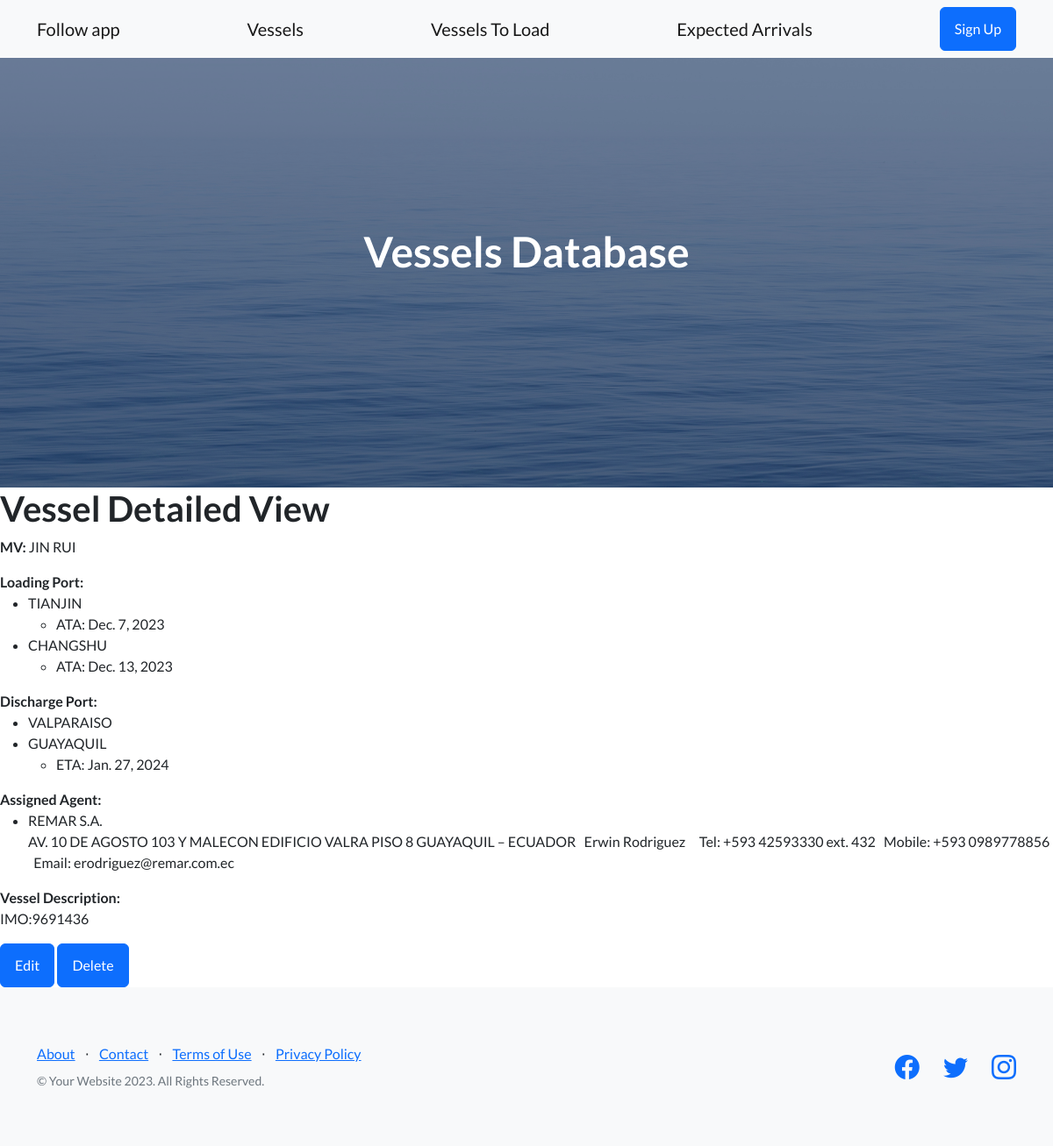
Page /vessel/vessels-detail/13 on the committed database.
### Vessel/models.py (models this page shows)
class Vessel(models.Model):
    vessel_name = models.CharField(max_length=50)
    vessel_imo = models.IntegerField(blank=True, null=True)
    vessel_information = models.TextField(blank=True, null=True)
    vessel_schedule = models.TextField(blank=True, null=True)
    vessel_rotation = models.TextField(blank=True, null=True)
    loading_port = models.ManyToManyField(LoadingPort, blank=True)
    status_loading = models.BooleanField(blank=True, null=True)
    discharge_port = models.ManyToManyField(DischargePort, blank=True)
    status_loaded = models.BooleanField(blank=True, null=True)
    status_arrived = models.BooleanField(blank=True, null=True)
    all_docs_received = models.BooleanField(blank=True, null=True)
    all_dhl_received = models.BooleanField(blank=True, null=True)
    status_complete = models.BooleanField(blank=True, null=True)
    assigned_agent = models.ManyToManyField(VesselAgent, blank=True)
    transit_time = models.IntegerField(blank=True, null=True)
    vessel_created_at = models.DateTimeField(default=timezone.now, editable=False)
    def __str__(self):
        return self.vessel_name
    """
    def obtener_atributo(self, vessel_name):
        return getattr(self, vessel_name, None)
    """

class LoadingPort(models.Model):
    loading_port_name = models.CharField(max_length=50, blank=True, null=True)
    anchor_loading_port = models.DateField(blank=True, null=True)
    eta_loading_port = models.DateField(blank=True, null=True)
    etb_loading_port = models.DateField(blank=True, null=True)
    ata_loading_port = models.DateField(blank=True, null=True)
    atb_loading_port = models.DateField(blank=True, null=True)
    etd_loading_port = models.DateField(blank=True, null=True)
    atd_loading_port = models.DateField(blank=True, null=True)
    assigned_vessel_pol = models.ForeignKey('Vessel', null=True, blank=True, on_delete=models.CASCADE)
    def __str__(self):
        return  f"{self.loading_port_name}, {self.assigned_vessel_pol}"

class DischargePort(models.Model):
    discharge_port_name = models.CharField(max_length=50, blank=True, null=True)
    anchor_discharge_port = models.DateField(blank=True, null=True)
    eta_discharge_port = models.DateField(blank=True, null=True)
    etb_discharge_port = models.DateField(blank=True, null=True)
    ata_discharge_port = models.DateField(blank=True, null=True)
    atd_discharge_port = models.DateField(blank=True, null=True)
    assigned_vessel_pod = models.ForeignKey('Vessel', null=True, blank=True, on_delete=models.CASCADE)
    def __str__(self):
        return f"{self.discharge_port_name}, {self.assigned_vessel_pod}"

class VesselAgent(models.Model):
    vessel_agent_name = models.CharField(max_length=50, blank=True, null=True)
    vessel_agent_info = models.TextField(blank=True, null=True)
    assigned_vessel = models.ForeignKey('Vessel', null=True, blank=True, on_delete=models.CASCADE)
    def __str__(self):
        return f"{self.vessel_agent_name}, {self.assigned_vessel}"

### Vessel/views.py (the view)
# urls.py: path('vessels-detail/<pk>', VesselDetail.as_view(), name= 'VesselDetail'),
class VesselDetail(DetailView):
    model = Vessel
    template_name = "vessel_detail.html"
    context_object_name = "vessel"
    def get(self, request, *args, **kwargs):
       self.object = self.get_object() # Obtiene el objeto del modelo `Vessel` basado en el `pk` pasado en la URL
       return self.ports_dates(request, *args, **kwargs) # Llama al método `ports_dates` y retorna su resultado
    def ports_dates (self, request, *args, **kwargs):
     vessel_id = self.kwargs.get('pk')
     print("Vessel ID from URL:", vessel_id)
     loading_ports = LoadingPort.objects.filter(assigned_vessel_pol_id=vessel_id)
     print("Loading ports associated with vessel:", loading_ports)
     loading_date_list = []
     for port in loading_ports:
            loading_date_list.append({
                'Port_name': port.loading_port_name,
                'Anchor': port.anchor_loading_port,
                'ETA': port.eta_loading_port,
                'ETB': port.etb_loading_port,
                'ATA': port.ata_loading_port,
                'ATB': port.atb_loading_port,
                'ETD': port.etd_loading_port,
                'ATD': port.atd_loading_port,
            })
     print (type (loading_date_list))
     print("Date list for vessel {}: {}".format(vessel_id, loading_date_list))
     discharge_ports = DischargePort.objects.filter(assigned_vessel_pod_id=vessel_id)
     print("Discharge ports associated with vessel:", discharge_ports)
     discharge_date_list = []
     for port in discharge_ports:
            discharge_date_list.append({
                'Port_name': port.discharge_port_name,
                'Anchor': port.anchor_discharge_port,
                'ETA': port.eta_discharge_port,
                'ETB': port.etb_discharge_port,
                'ATA': port.ata_discharge_port,
                'ATD': port.atd_discharge_port,
            })
     print (type (discharge_date_list))
     print("Date list for vessel {}: {}".format(vessel_id, discharge_date_list))
     agent_vessel = VesselAgent.objects.filter(assigned_vessel_id=vessel_id)
     print("Loading ports associated with vessel:", agent_vessel)
     agent_vessel_list = []
     for agent in agent_vessel:
            agent_vessel_list.append({
                'Agent_name': agent.vessel_agent_name,
                'Agent_info': agent.vessel_agent_info,
            })
     context = {
            "loading_date_list": loading_date_list,
            "discharge_date_list": discharge_date_list,
            "vessel": self.object,
            "assigned_agent": agent_vessel_list,
            }
     return render(request, "vessel_detail.html", context)

### Vessel/templates/vessel_detail.html (shortened to what this page needs)
{% extends 'father.html' %}
{% block contenidoQueCambia %}
<h1>Vessel Detailed View</h1>
<p><strong>MV:</strong> {{ vessel }}</p>
     <strong>Loading Port:</strong>
     <ul>
        {% for port_info in loading_date_list %}
        <li> {{ port_info.Port_name }} <br>
            <ul>
                {% for key, value in port_info.items %}
                    {% if key != 'Port_name' and value %}
                        <li>{{ key }}: {{ value }}</li>
                    {% endif %}
                {% endfor %}
            </ul>
        </li>
        {% endfor %}
     </ul>
     <strong>Discharge Port:</strong>
     <ul>
        {% for port_info in discharge_date_list %}
        <li> {{ port_info.Port_name }} <br>
            <ul>
                {% for key, value in port_info.items %}
                    {% if key != 'Port_name' and value %}
                        <li>{{ key }}: {{ value }}</li>
                    {% endif %}
                {% endfor %}
            </ul>
        </li>
        {% endfor %}
     </ul>
     <strong>Assigned Agent:</strong>
     <ul>
        {% for agent_info in assigned_agent %}
        <li> {{ agent_info.Agent_name }} <br>
            <p>
            {{ agent_info.Agent_info }}
            </p>
        </li>
        {% endfor %}
     </ul>
    <strong>Vessel Description:</strong>
    <p>IMO:{{ vessel.vessel_imo }}</p>
    <a class="btn btn-primary" href="{% url 'VesselUpdate' vessel.id %}">Edit</a>
    <a class="btn btn-primary" href="{% url 'VesselDelete' vessel.id %}">Delete</a>
{% endblock contenidoQueCambia %}

### rows in the picture
Vessel: vessel_name "JIN RUI", vessel_imo "9691436"
LoadingPort: Port_name "TIANJIN", port_info "Dec. 7, 2023"
LoadingPort: Port_name "CHANGSHU", port_info "Dec. 13, 2023"
DischargePort: Port_name "VALPARAISO"
DischargePort: Port_name "GUAYAQUIL", port_info "Jan. 27, 2024"
VesselAgent: Agent_name "REMAR S.A.", Agent_info "AV. 10 DE AGOSTO 103 Y MALECON EDIFICIO VALRA PISO 8 GUAYAQUIL – ECUADOR Erwin Rodriguez Tel: +593 42593330 ext. 432 Mobile: +593 0989778856 Email: erodriguez@remar.com.ec"

### other values in the picture
{{ key }} "ATA" "ATA"
{{ key }} "ETA"
